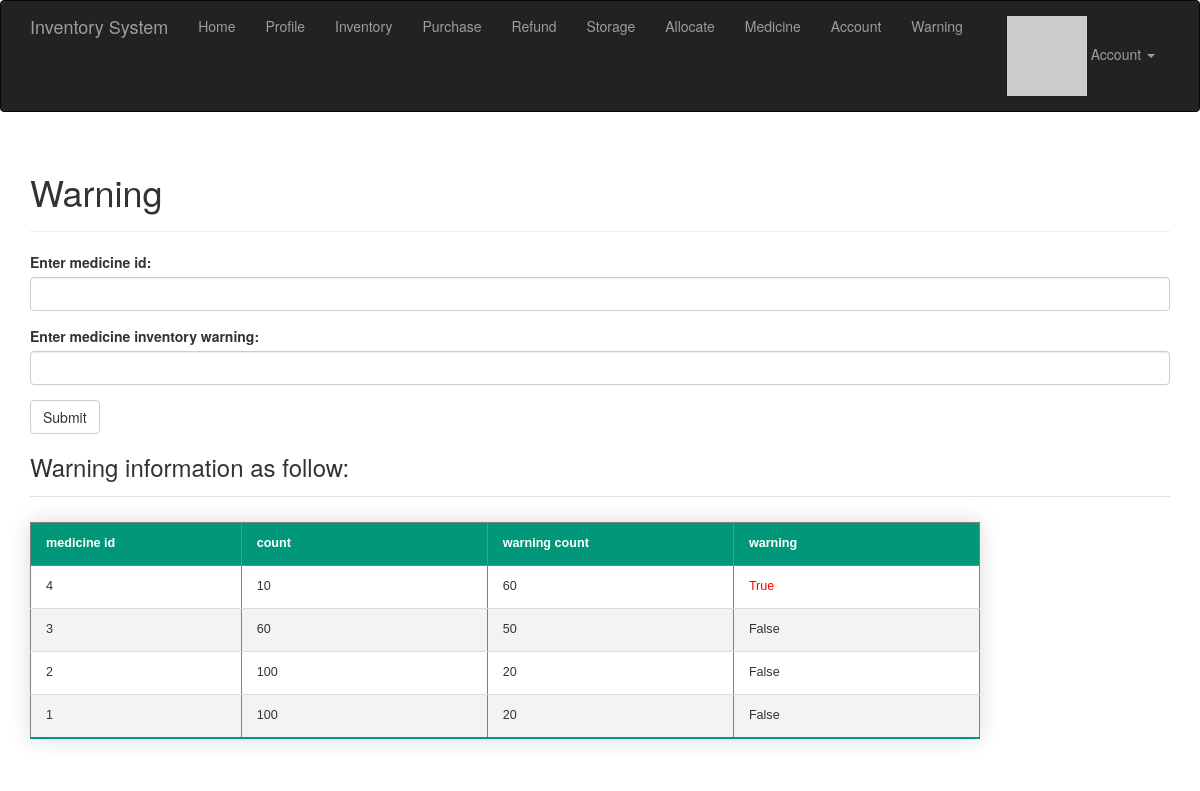
/warning (signed in), run on the app's committed database.
### app/models.py (models this page shows)
class Warning(db.Model):
    __tablename__ = "Warning"
    medicine_id = db.Column(db.Integer, primary_key=True)
    count = db.Column(db.Integer)
    warning_count = db.Column(db.Integer)
    warning = db.Column(db.Boolean,default=False)

### app/main/views.py (the view, shortened to what this page needs)
@main.route("/warning", methods=['GET', "POST"])
@login_required
def warning():
    form = InventoryWarningForm()
    page = request.args.get('page', 1, type=int)
    pagination = Warning.query.order_by(Warning.medicine_id.desc()).paginate(
        page, per_page=current_app.config['FLASKY_POSTS_PER_PAGE'],
        error_out=False)
    warning_items = pagination.items
    return render_template('warning.html', form=form, warning_items=warning_items, pagination=pagination)

### app/main/forms.py (shortened to what this page needs)
class InventoryWarningForm(FlaskForm):
    medicine_id = IntegerField("Enter medicine id:", validators=[DataRequired()])
    warning_count = IntegerField("Enter medicine inventory warning:", validators=[DataRequired()])
    submit = SubmitField("Submit")

### app/auth/views.py (called while the page is built)
@auth.before_app_request
def before_request():
    if current_user.is_authenticated:
        current_user.ping()
        if not current_user.confirmed \
                and request.endpoint \
                and request.blueprint != 'auth' \
                and request.endpoint != 'static':
            return redirect(url_for('auth.unconfirmed'))

### app/main/__init__.py (called while the page is built)
@main.app_context_processor
def inject_permissions():
    return dict(Permission=Permission)

### app/models.py (called while the page is built)
@login_manager.user_loader
def load_user(user_id):
    return User.query.get(int(user_id))

    def has_permission(self, perm):
        return self.permissions & perm == perm

    def can(self, perm):
        return self.role is not None and self.role.has_permission(perm)

    def ping(self):
        self.last_seen = datetime.utcnow()
        db.session.add(self)

    def gravatar(self, size=100, default='identicon', rating='g'):
        url = 'https://secure.gravatar.com/avatar'
        hash = self.avatar_hash or self.gravatar_hash()
        return '{url}/{hash}?s={size}&d={default}&r={rating}'.format(
            url=url, hash=hash, size=size, default=default, rating=rating)

### app/templates/warning.html (shortened to what this page needs)
{% extends "base.html" %}
{% import "bootstrap/wtf.html" as wtf %}
{% import "_macros.html" as macros %}
{% block page_content %}
<div class="page-header">
    <h1>Warning</h1>
</div>
<div>
    {% if current_user.can(Permission.WRITE) %}
    {{ wtf.quick_form(form) }}
    {% endif %}
</div>
<h3>Warning information as follow:</h3>
{% include '_warning.html' %}
{% endblock %}

### app/templates/_warning.html
<ul class="posts">
    <table class="styled-table" border="1" width="950">
        <thead>
        <tr>
            <th>medicine id</th>
            <th>count</th>
            <th>warning count</th>
            <th>warning</th>
        </tr>
        </thead>
        <tbody>
        {% for warning_item in warning_items %}
        <tr>
            <td width="50">
                {% if warning_item.medicine_id %}
                {{ warning_item.medicine_id | safe }}
                {% else %}
                {{ warning_item.medicine_id }}
                {% endif %}
            </td>
            <td width="100">
                {% if warning_item.count %}
                {{ warning_item.count| safe }}
                {% else %}
                {{ warning_item.count }}
                {% endif %}
            </td>
            <td width="100">
                {% if warning_item.warning_count %}
                {{ warning_item.warning_count| safe }}
                {% else %}
                {{ warning_item.warning_count }}
                {% endif %}
            </td>
            <td class="inventory_warning" width="100">
                {% if warning_item.warning == True %}
                <font color="red">
                    {{ warning_item.warning|safe }}
                </font>
                {% else %}
                {{ warning_item.warning|safe}}
                {% endif %}
            </td>
        </tr>
        {% endfor %}
        </tbody>
    </table>
</ul>

### app/static/styles.css (style rules this page uses)
ul.posts { list-style-type: none; padding: 0px; margin: 16px 0px 0px 0px; border-top: 1px solid #e0e0e0; }

### app/static/tablecss.css (style rules this page uses)
.styled-table { border-collapse: collapse; margin: 25px 0; font-size: 0.9em; font-family: sans-serif; min-width: 400px; box-shadow: 0 0 20px rgba(0, 0, 0, 0.15); }
.styled-table thead tr { background-color: #009879; color: #ffffff; text-align: left; }
.styled-table th, .styled-table td { padding: 12px 15px; }
.styled-table tbody tr { border-bottom: 1px solid #dddddd; }
.styled-table tbody tr:nth-of-type(even) { background-color: #f3f3f3; }
.styled-table tbody tr:last-of-type { border-bottom: 2px solid #009879; }

### data on the page
Warning: medicine_id "4", count "10", warning_count "60", warning "True"
Warning: medicine_id "3", count "60", warning_count "50", warning "False"
Warning: medicine_id "2", count "100", warning_count "20", warning "False"
Warning: medicine_id "1", count "100", warning_count "20", warning "False"
